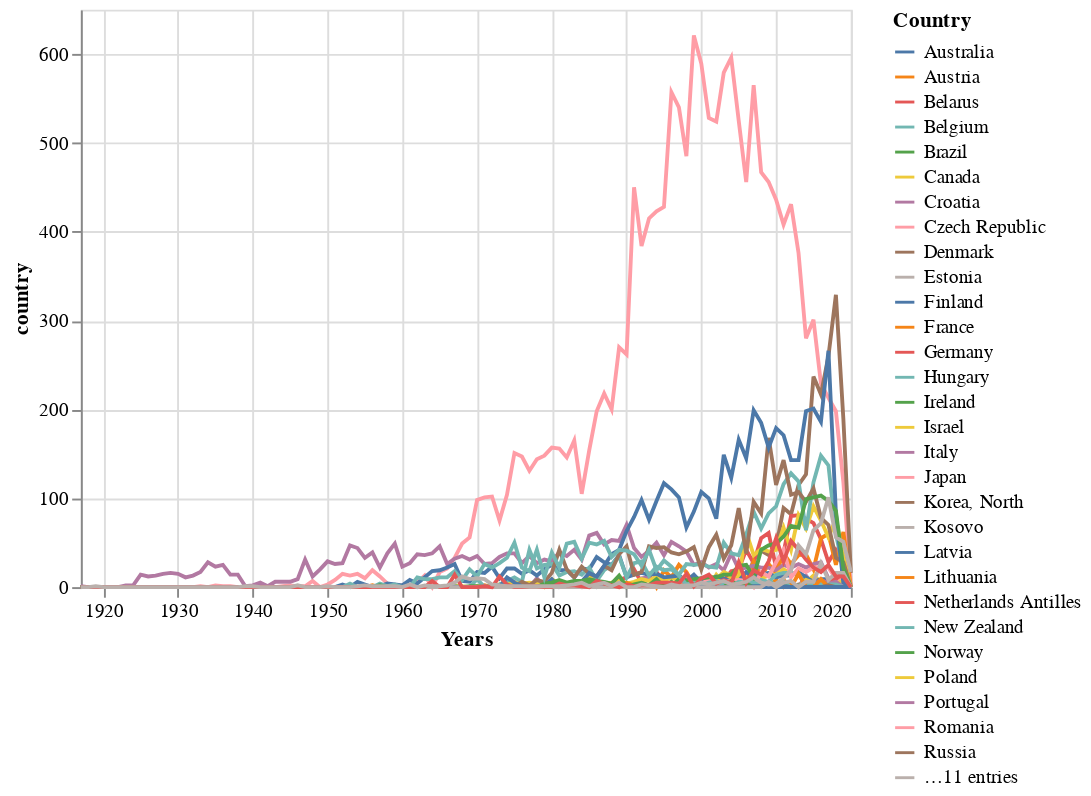

The notebook cell saved with this chart:
### Markdown cell above
Now, let's try again with our multi-line plot:

### Code cell
linecorg = alt.Chart(corg_source).mark_line().encode(
    alt.Y('country:Q'),
    x='Years:T',
    color='Country:N'
)
linecorg

### Figure 1 — Vega-Lite specification as saved in the notebook (floating-point values rounded to 4 significant figures; data arrays with more than 128 entries replaced by an {"elided": "..."} marker saying what was removed)
{"config": {"view": {"continuousWidth": 400, "continuousHeight": 300}}, "data": {"name": "data-7c69f5ed7cb8912c25b97649bee5ef2e"}, "mark": "line", "encoding": {"color": {"field": "Country", "type": "nominal"}, "x": {"field": "Years", "type": "temporal"}, "y": {"field": "country", "type": "quantitative"}}, "$schema": "https://vega.github.io/schema/vega-lite/v4.17.0.json", "datasets": {"data-7c69f5ed7cb8912c25b97649bee5ef2e": {"elided": "4160 records"}}}
